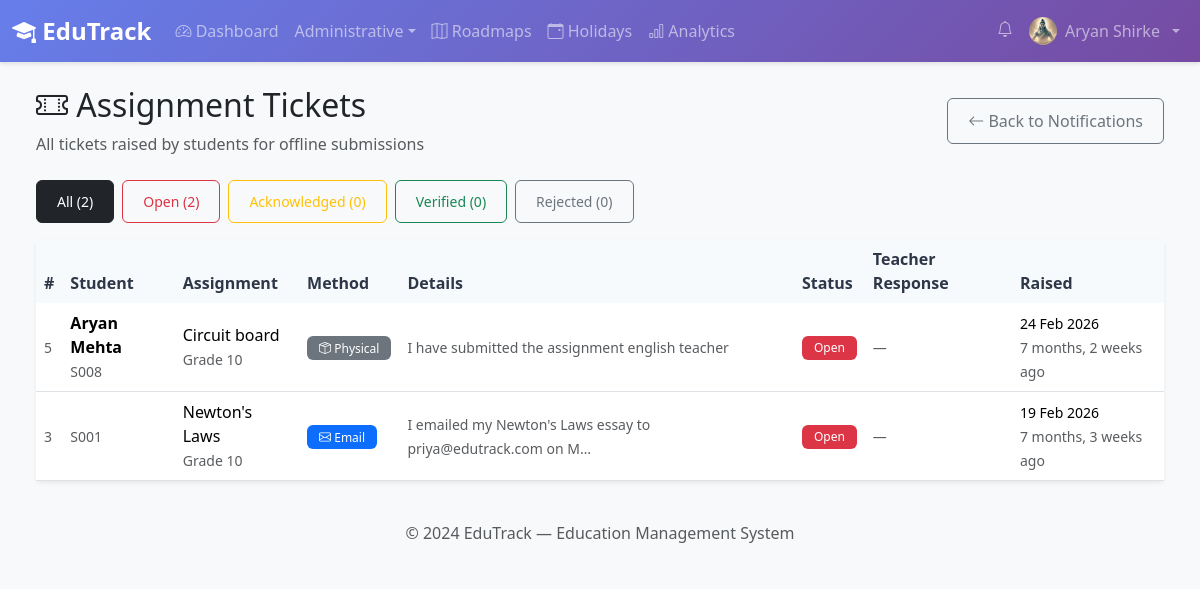
Page /admin-panel/tickets/ (signed in) on the committed database.
### core/models.py (models this page shows, shortened)
class UserProfile(models.Model):
    ROLE_CHOICES = [
        ('admin', 'Administrator'),
        ('teacher', 'Teacher'),
        ('student', 'Student'),
        ('parent', 'Parent'),
    ]
    user = models.OneToOneField(
        User,
        on_delete=models.CASCADE,
        related_name='profile'
    )
    role = models.CharField(
        max_length=20,
        choices=ROLE_CHOICES,
        default='student'
    )
    phone_number = models.CharField(
        max_length=15,
        blank=True,
        help_text='Contact phone number'
    )
    profile_photo = models.ImageField(
        upload_to='profile_photos/',
        null=True,
        blank=True,
        validators=[validate_image_extension],
        help_text='Profile picture (JPG, PNG, GIF)'
    )
    date_of_birth = models.DateField(null=True, blank=True)
    address = models.TextField(blank=True, help_text='Residential address')
    pending_amount = models.DecimalField(
        max_digits=10,
        decimal_places=2,
        default=0.00,
        help_text='Running total of unpaid/overdue fees (auto-updated)'
    )
    created_at = models.DateTimeField(auto_now_add=True)
    updated_at = models.DateTimeField(auto_now=True)
    class Meta:
        verbose_name = 'User Profile'
        verbose_name_plural = 'User Profiles'
        ordering = ['user__first_name', 'user__last_name']

class AssignmentTicket(models.Model):
    SUBMISSION_METHOD_CHOICES = [
        ('email', 'Email'),
        ('whatsapp', 'WhatsApp'),
        ('physical', 'Physical'),
    ]
    STATUS_CHOICES = [
        ('open', 'Open'),
        ('acknowledged', 'Acknowledged'),
        ('verified', 'Verified'),
        ('rejected', 'Rejected'),
        ('closed', 'Closed'),
    ]
    student = models.ForeignKey(Student, on_delete=models.CASCADE, related_name='tickets')
    assignment = models.ForeignKey(Assignment, on_delete=models.CASCADE, related_name='tickets')
    submission_method = models.CharField(max_length=20, choices=SUBMISSION_METHOD_CHOICES)
    details = models.TextField(help_text='Details: email sent to, WhatsApp timestamp, physical date, etc.')
    status = models.CharField(max_length=20, choices=STATUS_CHOICES, default='open')
    teacher_response = models.TextField(blank=True)
    created_at = models.DateTimeField(auto_now_add=True)
    resolved_at = models.DateTimeField(null=True, blank=True)
    resolved_by = models.ForeignKey(
        User,
        on_delete=models.SET_NULL,
        null=True, blank=True,
        related_name='resolved_tickets'
    )
    class Meta:
        verbose_name = 'Assignment Ticket'
        verbose_name_plural = 'Assignment Tickets'
        ordering = ['-created_at']

class Student(models.Model):
    user = models.OneToOneField(
        User,
        on_delete=models.CASCADE,
        related_name='student'
    )
    roll_number = models.CharField(
        max_length=20,
        unique=True,
        blank=True,
        default='',
    )
    grade = models.CharField(max_length=10, help_text='Current grade/class')
    section = models.CharField(max_length=5, help_text='Section (A, B, C, etc.)')
    parent = models.ForeignKey(
        User,
        on_delete=models.SET_NULL,
        null=True,
        blank=True,
        related_name='children',
        limit_choices_to={'profile__role': 'parent'},
        help_text='Parent/Guardian'
    )
    admission_date = models.DateField(default=date.today)
    phone_number = models.CharField(
        max_length=15,
        help_text='Student contact phone number e.g. 9187263541'
    )
    address = models.TextField(
        help_text='Student residential address e.g. Viman Nagar, Pune'
    )
    is_active = models.BooleanField(default=True)
    blood_group = models.CharField(max_length=5, blank=True)
    medical_conditions = models.TextField(blank=True)
    created_at = models.DateTimeField(auto_now_add=True)
    updated_at = models.DateTimeField(auto_now=True)
    class Meta:
        verbose_name = 'Student'
        verbose_name_plural = 'Students'
        ordering = ['grade', 'section', 'roll_number']
        indexes = [
            models.Index(fields=['grade', 'section']),
            models.Index(fields=['roll_number']),
        ]

class Assignment(models.Model):
    STATUS_CHOICES = [
        ('active', 'Active'),
        ('closed', 'Closed'),
        ('draft', 'Draft'),
    ]
    title = models.CharField(max_length=200)
    description = models.TextField(help_text='Detailed assignment instructions')
    created_by = models.ForeignKey(
        User,
        on_delete=models.SET_NULL,
        null=True,
        blank=True,
        related_name='created_assignments'
    )
    subject = models.CharField(max_length=100, blank=True)
    grade = models.CharField(max_length=10, blank=True)
    due_date = models.DateField(help_text='Submission deadline')
    max_score = models.IntegerField(default=100)
    status = models.CharField(max_length=20, choices=STATUS_CHOICES, default='active')
    assignment_file = models.FileField(
        upload_to='assignments/',
        null=True,
        blank=True,
        validators=[validate_file_extension, validate_file_size],
        help_text='Assignment file (PDF, DOC, DOCX — max 10MB)'
    )
    instructions = models.TextField(blank=True)
    created_at = models.DateTimeField(auto_now_add=True)
    updated_at = models.DateTimeField(auto_now=True)
    class Meta:
        verbose_name = 'Assignment'
        verbose_name_plural = 'Assignments'
        ordering = ['-created_at']
        indexes = [
            models.Index(fields=['-created_at']),
            models.Index(fields=['due_date']),
            models.Index(fields=['status']),
        ]

### core/views.py (the view)
# urls.py: path('admin-panel/tickets/', AdminTicketListView.as_view(), name='admin_tickets'),
class AdminTicketListView(LoginRequiredMixin, AdminRequiredMixin, View):
    template_name = 'admin/ticket_list.html'
    def get(self, request):
        status_filter = request.GET.get('status', '')
        tickets = AssignmentTicket.objects.select_related(
            'student__user', 'assignment', 'resolved_by'
        ).order_by('-created_at')
        if status_filter:
            tickets = tickets.filter(status=status_filter)
        context = {
            'tickets':        tickets,
            'status_filter':  status_filter,
            'all_count':      AssignmentTicket.objects.count(),
            'open_count':     AssignmentTicket.objects.filter(status='open').count(),
            'ack_count':      AssignmentTicket.objects.filter(status='acknowledged').count(),
            'verified_count': AssignmentTicket.objects.filter(status='verified').count(),
            'rejected_count': AssignmentTicket.objects.filter(status='rejected').count(),
        }
        return render(request, self.template_name, context)

### core/views.py (called while the page is built)
    def test_func(self):
        return (
            self.request.user.is_superuser or
            (hasattr(self.request.user, 'profile') and
             self.request.user.profile.role == 'admin')
        )

### templates/admin/ticket_list.html (shortened to what this page needs)
{% extends 'base.html' %}
{% block content %}
<div class="container-fluid">
  <div class="d-flex justify-content-between align-items-center mb-4">
    <div>
      <h2><i class="bi bi-ticket-perforated"></i> Assignment Tickets</h2>
      <p class="text-muted mb-0">All tickets raised by students for offline submissions</p>
    </div>
    <a href="{% url 'admin_notifications' %}" class="btn btn-outline-secondary">
      <i class="bi bi-arrow-left"></i> Back to Notifications
    </a>
  </div>
  <div class="d-flex gap-2 mb-3 flex-wrap">
    <a href="?status=" class="btn btn-sm {% if not status_filter %}btn-dark{% else %}btn-outline-dark{% endif %}">
      All ({{ all_count }})
    </a>
    <a href="?status=open" class="btn btn-sm {% if status_filter == 'open' %}btn-danger{% else %}btn-outline-danger{% endif %}">
      Open ({{ open_count }})
    </a>
    <a href="?status=acknowledged" class="btn btn-sm {% if status_filter == 'acknowledged' %}btn-warning{% else %}btn-outline-warning{% endif %}">
      Acknowledged ({{ ack_count }})
    </a>
    <a href="?status=verified" class="btn btn-sm {% if status_filter == 'verified' %}btn-success{% else %}btn-outline-success{% endif %}">
      Verified ({{ verified_count }})
    </a>
    <a href="?status=rejected" class="btn btn-sm {% if status_filter == 'rejected' %}btn-secondary{% else %}btn-outline-secondary{% endif %}">
      Rejected ({{ rejected_count }})
    </a>
  </div>
  <div class="card shadow-sm">
    <div class="card-body p-0">
      <div class="table-responsive">
        <table class="table table-hover align-middle mb-0">
          <thead class="table-dark">
            <tr>
              <th>#</th>
              <th>Student</th>
              <th>Assignment</th>
              <th>Method</th>
              <th>Details</th>
              <th>Status</th>
              <th>Teacher Response</th>
              <th>Raised</th>
            </tr>
          </thead>
          <tbody>
            {% for ticket in tickets %}
            <tr>
              <td class="text-muted small">{{ ticket.id }}</td>
              <td>
                <div class="fw-semibold">{{ ticket.student.user.get_full_name }}</div>
                <small class="text-muted">{{ ticket.student.roll_number }}</small>
              </td>
              <td>
                <div>{{ ticket.assignment.title }}</div>
                <small class="text-muted">Grade {{ ticket.assignment.grade }}</small>
              </td>
              <td>
                {% if ticket.submission_method == 'email' %}
                  <span class="badge bg-primary"><i class="bi bi-envelope"></i> Email</span>
                {% elif ticket.submission_method == 'whatsapp' %}
                  <span class="badge bg-success"><i class="bi bi-whatsapp"></i> WhatsApp</span>
                {% else %}
                  <span class="badge bg-secondary"><i class="bi bi-box-seam"></i> Physical</span>
                {% endif %}
              </td>
              <td>
                <span class="text-muted small">{{ ticket.details|truncatechars:60 }}</span>
              </td>
              <td>
                {% if ticket.status == 'open' %}
                  <span class="badge bg-danger">Open</span>
                {% elif ticket.status == 'acknowledged' %}
                  <span class="badge bg-warning text-dark">Acknowledged</span>
                {% elif ticket.status == 'verified' %}
                  <span class="badge bg-success">Verified</span>
                {% elif ticket.status == 'rejected' %}
                  <span class="badge bg-secondary">Rejected</span>
                {% else %}
                  <span class="badge bg-info text-dark">{{ ticket.get_status_display }}</span>
                {% endif %}
              </td>
              <td>
                {% if ticket.teacher_response %}
                  <span class="text-muted small">{{ ticket.teacher_response|truncatechars:50 }}</span>
                {% else %}
                  <span class="text-muted small">—</span>
                {% endif %}
              </td>
              <td>
                <small>{{ ticket.created_at|date:"d M Y" }}</small><br>
                <small class="text-muted">{{ ticket.created_at|timesince }} ago</small>
              </td>
            </tr>
            {% endfor %}
          </tbody>
        </table>
      </div>
    </div>
  </div>
</div>
{% endblock %}

### templates/base.html (shortened to what this page needs)
{% load static %}
<!DOCTYPE html>
<html lang="en">
<head>
  <link href="https://cdn.jsdelivr.net/npm/bootstrap@5.3.2/dist/css/bootstrap.min.css" rel="stylesheet">
  <link rel="stylesheet" href="https://cdn.jsdelivr.net/npm/bootstrap-icons@1.11.1/font/bootstrap-icons.css">
  <link rel="stylesheet" href="{% static 'css/style.css' %}">
</head>
<body>
  {% if user.is_authenticated %}
  <nav class="navbar navbar-expand-lg navbar-dark" style="background: linear-gradient(135deg,#667eea,#764ba2)">
    <div class="container-fluid">
      <a class="navbar-brand fw-bold" href="{% url 'dashboard' %}">
        <i class="bi bi-mortarboard-fill"></i> EduTrack
      </a>
      <div class="collapse navbar-collapse" id="navbarNav">
        <ul class="navbar-nav me-auto">
          {% if user.profile.role == 'admin' or user.is_superuser %}
          <li class="nav-item"><a class="nav-link" href="{% url 'admin_dashboard' %}"><i class="bi bi-speedometer2"></i> Dashboard</a></li>
          <li class="nav-item dropdown">
            <a class="nav-link dropdown-toggle" href="#" data-bs-toggle="dropdown">Administrative</a>
          </li>
          <li class="nav-item"><a class="nav-link" href="{% url 'all_roadmaps' %}"><i class="bi bi-map"></i> Roadmaps</a></li>
          <li class="nav-item"><a class="nav-link" href="{% url 'holiday_list' %}"><i class="bi bi-calendar-event"></i> Holidays</a></li>
          <li class="nav-item"><a class="nav-link" href="{% url 'admin_analytics' %}"><i class="bi bi-bar-chart"></i> Analytics</a></li>
          {% elif user.profile.role == 'parent' %}
          <li class="nav-item"><a class="nav-link" href="{% url 'parent_dashboard' %}">Dashboard</a></li>
          <li class="nav-item"><a class="nav-link" href="{% url 'public_roadmaps' %}">Roadmaps</a></li>
          <li class="nav-item"><a class="nav-link" href="{% url 'parent_feedback' %}">Feedback</a></li>
          {% endif %}
        </ul>
        <ul class="navbar-nav">
          <li class="nav-item">
            <a class="nav-link position-relative" {% if request.user.profile.role == 'admin' %}
							href="{% url 'admin_notifications' %}"
						{% else %}
							href="{% url 'notifications' %}"
						{% endif %}>
              <i class="bi bi-bell"></i>
            </a>
          </li>
          <li class="nav-item dropdown">
            <a class="nav-link dropdown-toggle d-flex align-items-center gap-2" href="#" data-bs-toggle="dropdown">
              {% if user.profile.profile_photo %}
                <img src="{{ user.profile.profile_photo.url }}" class="rounded-circle" width="28" height="28" style="object-fit:cover;">
              {% else %}
                <i class="bi bi-person-circle"></i>
              {% endif %}
              {{ user.get_full_name|default:user.username }}
            </a>
          </li>
        </ul>
      </div>
    </div>
  </nav>
  {% endif %}
  <div class="container-fluid py-4 px-4">
    {% block content %}{% endblock %}
  </div>
  <footer class="footer mt-auto py-3 bg-light">
    <div class="container text-center">
      <span class="text-muted">© 2024 EduTrack — Education Management System</span>
    </div>
  </footer>
</body>
</html>

### static/css/style.css (style rules this page uses)
:root { --primary-color: #667eea; --secondary-color: #764ba2; --success-color: #48bb78; --danger-color: #f56565; --warning-color: #ed8936; --info-color: #4299e1; --dark-color: #2d3748; --light-color: #f7fafc; }
body { font-family: 'Segoe UI', Tahoma, Geneva, Verdana, sans-serif; background-color: #f8f9fa; }
.navbar-brand { font-weight: 700; font-size: 1.5rem; }
.navbar { box-shadow: 0 2px 4px rgba(0,0,0,.1); }
.card { border: none; box-shadow: 0 2px 8px rgba(0,0,0,.1); transition: transform 0.2s, box-shadow 0.2s; }
.btn { border-radius: 6px; font-weight: 500; padding: 10px 20px; transition: all 0.3s; }
.table { background: white; }
.table thead th { background-color: var(--light-color); color: var(--dark-color); font-weight: 600; border: none; }
.badge { padding: 6px 12px; font-weight: 500; border-radius: 6px; }
.footer { margin-top: 50px; padding: 20px 0; background-color: var(--light-color); text-align: center; color: #718096; }

### rows in the picture
AssignmentTicket: id "5", student.user.get_full_name "Aryan Mehta", student.roll_number "S008", assignment "Circuit board", assignment.grade "10", submission_method "physical" (drawn), details "I have submitted the assignment english teacher", status "Open", created_at "24 Feb 2026", created_at "7 months, 2 weeks"
AssignmentTicket: id "3", student.roll_number "S001", assignment "Newton's Laws", assignment.grade "10", submission_method "email" (drawn), details "I emailed my Newton's Laws essay to priya@edutrack.com on M…", status "Open", created_at "19 Feb 2026", created_at "7 months, 3 weeks"

### other values in the picture
{{ user.get_full_name|default:user.username }} "Aryan Shirke"
{{ all_count }} "2"
{{ open_count }} "2"
{{ ack_count }} "0"
{{ verified_count }} "0"
{{ rejected_count }} "0"
